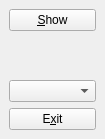
<?xml version="1.0" encoding="UTF-8"?>
<ui version="4.0">
 <class>MainWindowUI</class>
 <widget class="QMainWindow" name="MainWindowUI">
  <property name="geometry">
   <rect>
    <x>0</x>
    <y>0</y>
    <width>105</width>
    <height>139</height>
   </rect>
  </property>
  <property name="windowTitle">
   <string notr="true"/>
  </property>
  <widget class="QWidget" name="central">
   <layout class="QGridLayout" name="gridLayout">
    <item row="0" column="0">
     <layout class="QVBoxLayout" name="layout">
      <item>
       <widget class="QPushButton" name="button1">
        <property name="text">
         <string>&amp;Show</string>
        </property>
       </widget>
      </item>
      <item>
       <widget class="QLabel" name="imager">
        <property name="text">
         <string notr="true"/>
        </property>
       </widget>
      </item>
      <item>
       <widget class="QComboBox" name="combobox">
        <property name="currentText">
         <string notr="true"/>
        </property>
       </widget>
      </item>
      <item>
       <widget class="QPushButton" name="button2">
        <property name="text">
         <string>E&amp;xit</string>
        </property>
       </widget>
      </item>
     </layout>
    </item>
   </layout>
  </widget>
 </widget>
 <resources/>
 <connections/>
</ui>
